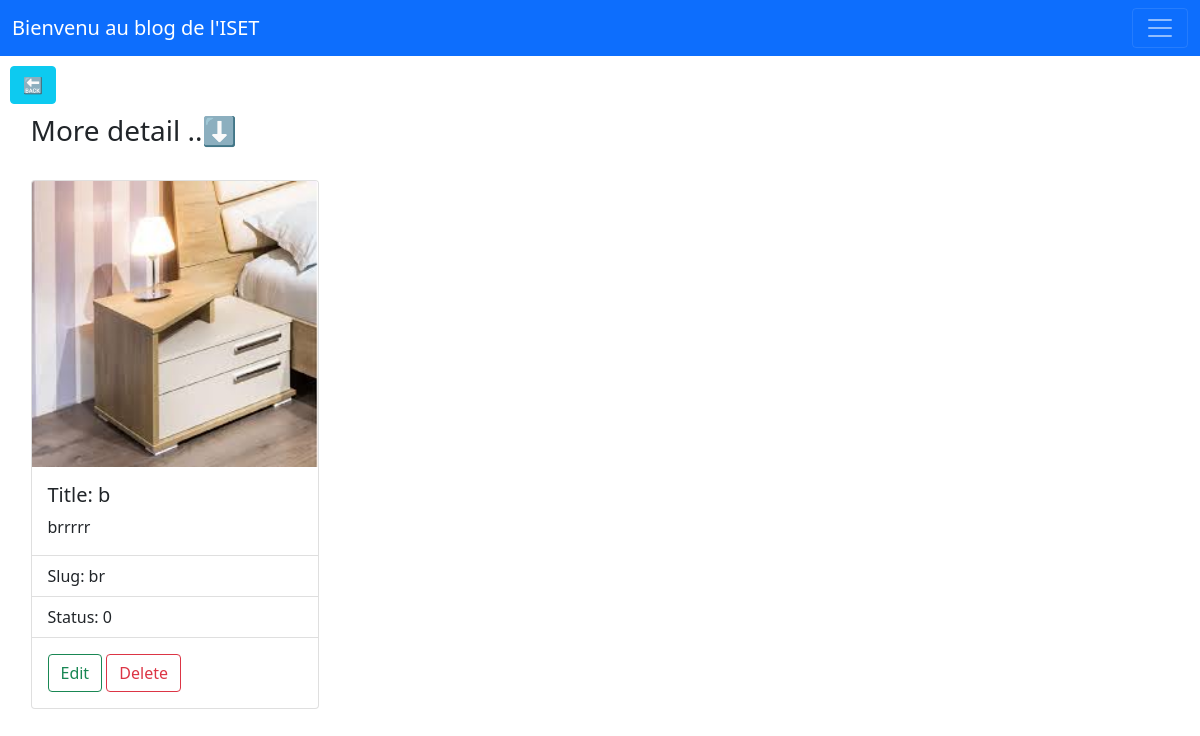
/blog/2/detailPost, run on the app's committed database.
### blog/models.py (models this page shows, shortened)
class Post(models.Model):
    title = models.CharField(max_length=200, unique=True)
    slug = models.SlugField(max_length=200, unique=True)
    author = models.ForeignKey(User, on_delete= models.CASCADE,related_name='blog_posts')
    updated_on = models.DateTimeField(auto_now= True)
    content = models.TextField()
    created_on = models.DateTimeField(auto_now_add=True)
    status = models.IntegerField(choices=STATUS, default=0)
    image=models.ImageField(blank=True)
    class Meta:
        ordering = ['-created_on']

### blog/views.py (the view)
# urls.py: path('<int:pk>/detailPost',DetailPost.as_view(), name='detailPost'),
class DetailPost(DetailView):
    model = Post
    template_name = 'blog/detailPost.html'
    context_object_name = 'post'

### blog/templates/blog/detailPost.html (shortened to what this page needs)
{% extends 'blog/base.html' %}
{% load static %}
{% block content %}
<div style="padding-left:10px ;padding-top: 10px;"><a  class="btn btn-info" href="{% url 'post-list' %}" role="button"> 🔙 </a></div>
<div class="container" style="padding-top:10px ;padding-left: 0.5px;">
    <div class="col-md-6">
        <h3>More detail ..⬇️</h3>
        <br>
        <div class="card" style="width: 18rem;">
          {% if post.image %}
            <img src="/media/{{ post.image }}" class="card-img-top" alt="...">
            {% endif %}
            <div class="card-body">
              <h5 class="card-title">Title: {{ post.title }}</h5>
              <p class="card-text">{{ post.content }}</p>
            </div>
            <ul class="list-group list-group-flush">
              <li class="list-group-item">Slug: {{ post.slug }}</li>
              <li class="list-group-item">Status: {{ post.status }}</li>
            </ul>
            <div class="card-body">
                <a class="btn btn-outline-success" href="{% url 'editPost' pk=post.id %}" role="button">Edit</a>
                <a class="btn btn-outline-danger" href="{% url 'deletePost' pk=post.id %}" role="button">Delete</a>
            </div>
    </div>
  </div>
</div>
{% endblock %}

### data on the page
Post: image (picture), title "b", content "brrrrr", slug "br", status "0"
